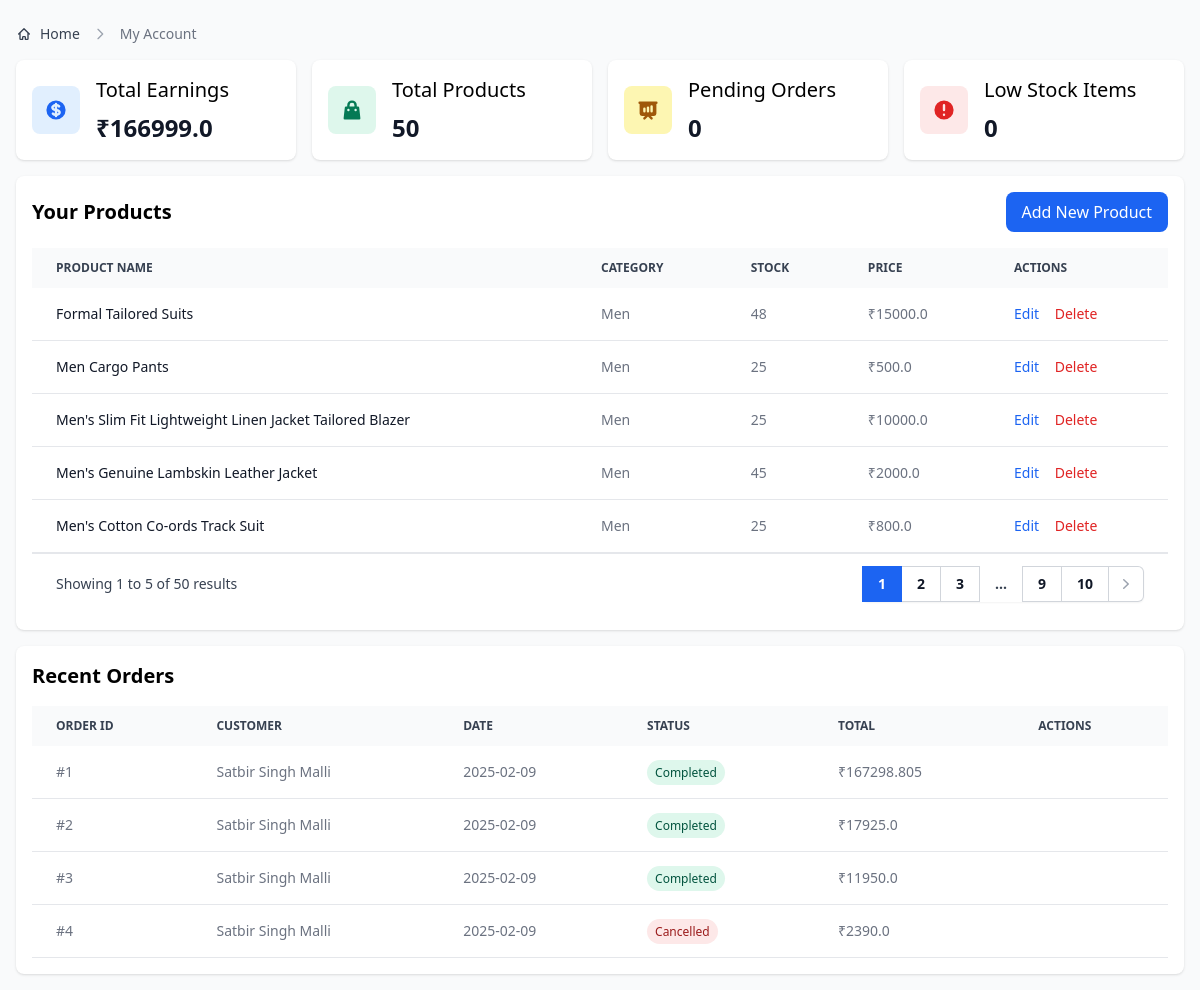
The app's page /seller_dashboard (signed in), older data.
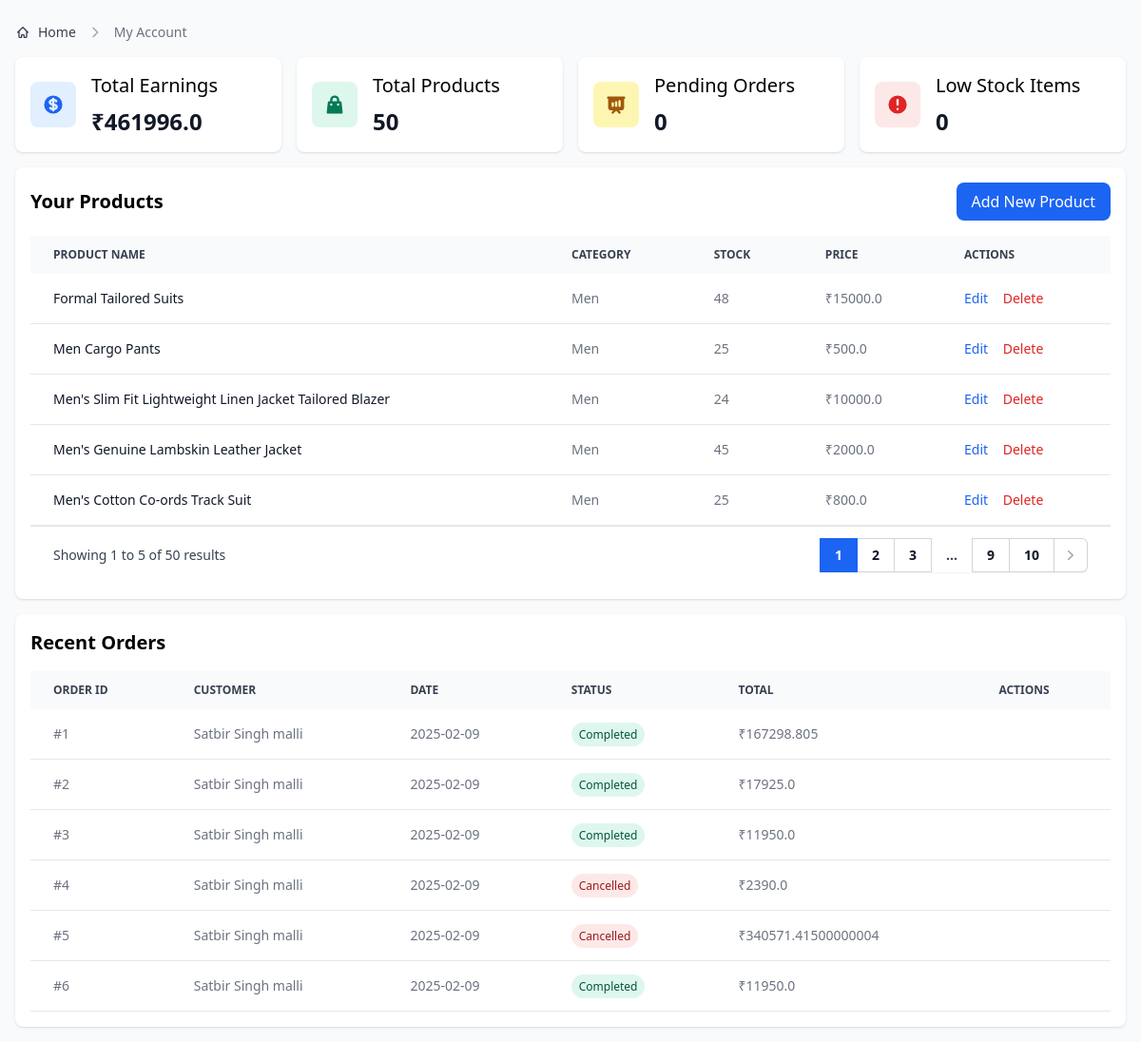
The same page, newer data.
### app.py (models this page shows)
class UserDatabase(db.Model, UserMixin):
    __tablename__ = "user_database"  # Explicit table name
    id = db.Column(db.Integer, primary_key=True)
    first_name = db.Column(db.String(150), nullable=False)
    last_name = db.Column(db.String(150), nullable=False)
    phone_number = db.Column(db.String(10), nullable=False)
    address = db.Column(db.String(150), nullable=False)
    email = db.Column(db.String(150), nullable=False, unique=True)
    password = db.Column(db.String(150), nullable=False)
    is_seller = db.Column(db.Boolean, default=False)
    is_admin = db.Column(db.Boolean, default=False)
    is_active = db.Column(db.Boolean, default=True)
    is_banned = db.Column(db.Boolean, default=False)
    created_at = db.Column(db.DateTime, default=datetime.now(timezone("Asia/Kolkata")))
    earning = db.Column(db.Float, default=0)
    cart_items = db.relationship("CartItem", backref="user", lazy=True)
    orders = db.relationship("Order", backref="user", lazy=True)
    reviews = db.relationship("Review", backref="user", lazy=True)

class Product(db.Model):
    __tablename__ = "product"
    id = db.Column(db.Integer, primary_key=True)
    name = db.Column(db.String(200), nullable=False)
    description = db.Column(db.Text, nullable=False)
    price = db.Column(db.Float, nullable=False)
    category = db.Column(db.String(100), nullable=False)
    rating = db.Column(db.Float, default=0)
    stock = db.Column(db.Integer, default=0)
    image = db.Column(db.String(150), nullable=True)
    created_at = db.Column(db.DateTime, default=datetime.now(timezone("Asia/Kolkata")))
    earning = db.Column(db.Float, default=0)
    supplier_id = db.Column(
        db.Integer, db.ForeignKey("user_database.id"), nullable=False
    )
    reviews = db.relationship("Review", backref="product", lazy=True)
    cart_items = db.relationship("CartItem", backref="product", lazy=True)

class Order(db.Model):
    __tablename__ = "order"
    id = db.Column(db.Integer, primary_key=True)
    user_id = db.Column(db.Integer, db.ForeignKey("user_database.id"), nullable=False)
    total_price = db.Column(db.Float, nullable=False)
    status = db.Column(db.String(50), default="Pending")
    created_at = db.Column(
        db.DateTime,
        default=lambda: datetime.now(timezone("Asia/Kolkata")),
        nullable=False,
    )

### app.py (the view)
@app.route("/seller_dashboard")
@login_required
def seller_dashboard():
    if not current_user.is_seller:
        flash("You don't have permission to access the seller dashboard.", "error")
        return redirect(url_for("home"))
    page = request.args.get('page', 1, type=int)
    per_page = 5  # Number of items per page
    products_pagination = Product.query.filter_by(supplier_id=current_user.id)\
        .order_by(Product.created_at.desc())\
        .paginate(page=page, per_page=per_page, error_out=False)
    products = Product.query.filter_by(supplier_id=current_user.id)\
        .order_by(Product.created_at.desc())\
        .all()
    seller_product_ids = [p.id for p in Product.query.filter_by(supplier_id=current_user.id).all()]
    orders = Order.query.join(OrderItem)\
        .filter(OrderItem.product_id.in_(seller_product_ids))\
        .distinct()\
        .all()
    pending_orders = [order for order in orders if order.status == "Pending"]
    low_stock_products = Product.query.filter_by(supplier_id=current_user.id)\
        .filter(Product.stock < 10)\
        .all()
    return render_template(
        "sellers/dashboard.html",
        user=current_user,
        products_pagination=products_pagination,
        products=products,  # Add this for the edit modals
        orders=orders,
        pending_orders=pending_orders,
        low_stock_products=low_stock_products,
    )

### app.py (called while the page is built)
@login_manager.user_loader
def load_user(user_id):
    return UserDatabase.query.get(int(user_id))

@app.context_processor
def inject_cart_data():
    cart_items = []
    cart_count = 0
    if current_user.is_authenticated:
        cart_items = CartItem.query.filter_by(user_id=current_user.id).all()
        cart_count = sum(item.quantity for item in cart_items)
    return dict(cart_items=cart_items, cart_count=cart_count)

@app.context_processor
def inject_cart_data():
    cart_items = []
    cart_count = 0
    if current_user.is_authenticated:
        cart_items = CartItem.query.filter_by(user_id=current_user.id).all()
        cart_count = sum(item.quantity for item in cart_items)
    return dict(cart_items=cart_items, cart_count=cart_count)

### templates/sellers/dashboard.html (shortened to what the changed rows need)
<!DOCTYPE html>
<html lang="en">
  <head>
    <link
      rel="stylesheet"
      href="{{url_for('static',filename='dist/css/output.css')}}"
    />
  </head>
  <body class="bg-gray-50">
    <div class="p-4 pt-6">
      <div class="grid grid-cols-1 sm:grid-cols-2 lg:grid-cols-4 gap-4 mb-4">
        <div class="bg-white rounded-lg shadow p-4">
          <div class="flex items-center">
            <div class="ml-4">
              <h3 class="mb-2 text-xl font-medium">Total Earnings</h3>
              <p class="text-2xl font-semibold text-gray-900">
                ₹{{user.earning}}
              </p>
            </div>
          </div>
        </div>
      </div>
      <div id="products" class="bg-white rounded-lg shadow p-4 mb-4">
        <div class="flex justify-between items-center mb-4">
          <h2 class="text-xl font-bold">Your Products</h2>
        </div>
        <div class="relative overflow-x-auto">
          <table class="w-full text-sm text-left text-gray-500">
            <thead class="text-xs text-gray-700 uppercase bg-gray-50">
              <tr>
                <th scope="col" class="px-6 py-3">Product name</th>
                <th scope="col" class="px-6 py-3">Category</th>
                <th scope="col" class="px-6 py-3">Stock</th>
                <th scope="col" class="px-6 py-3">Price</th>
                <th scope="col" class="px-6 py-3">Actions</th>
              </tr>
            </thead>
            <tbody>
              {% for product in products_pagination.items %}
              <tr class="bg-white border-b">
                <td
                  class="px-6 py-4 font-medium text-gray-900 whitespace-nowrap"
                >
                  {{product.name}}
                </td>
                <td class="px-6 py-4">{{product.category}}</td>
                <td class="px-6 py-4">{{product.stock}}</td>
                <td class="px-6 py-4">₹{{product.price}}</td>
                <td class="px-6 py-4">
                  <button
                    data-modal-target="edit-product-modal-{{product.id}}"
                    data-modal-toggle="edit-product-modal-{{product.id}}"
                    class="font-medium text-blue-600 hover:underline"
                  >
                    Edit
                  </button>
                  <button
                    onclick="deleteProduct('{{product.id}}')"
                    class="font-medium text-red-600 hover:underline ml-3"
                  >
                    Delete
                  </button>
                </td>
              </tr>
              {% endfor %}
            </tbody>
          </table>
          {% if products_pagination.pages > 1 %}
          <div class="flex items-center justify-between border-t border-gray-200 bg-white px-4 py-3 sm:px-6">
            <div class="hidden sm:flex sm:flex-1 sm:items-center sm:justify-between">
              <div>
                <nav class="isolate inline-flex -space-x-px rounded-md shadow-sm" aria-label="Pagination">
                  {% for page_num in products_pagination.iter_pages(left_edge=2, left_current=2, right_current=2, right_edge=2) %}
                    {% if page_num %}
                      {% if products_pagination.page == page_num %}
                      <span class="relative z-10 inline-flex items-center bg-blue-600 px-4 py-2 text-sm font-semibold text-white focus:z-20 focus-visible:outline focus-visible:outline-2 focus-visible:outline-offset-2 focus-visible:outline-blue-600">
                        {{ page_num }}
                      </span>
                      {% else %}
                      <a href="{{ url_for('seller_dashboard', page=page_num) }}"
                         class="relative inline-flex items-center px-4 py-2 text-sm font-semibold text-gray-900 ring-1 ring-inset ring-gray-300 hover:bg-gray-50 focus:z-20 focus:outline-offset-0">
                        {{ page_num }}
                      </a>
                      {% endif %}
                    {% else %}
                      <span class="relative inline-flex items-center px-4 py-2 text-sm font-semibold text-gray-700">...</span>
                    {% endif %}
                  {% endfor %}
                  {% if products_pagination.has_next %}
                  <a href="{{ url_for('seller_dashboard', page=products_pagination.next_num) }}"
                     class="relative inline-flex items-center rounded-r-md px-2 py-2 text-gray-400 ring-1 ring-inset ring-gray-300 hover:bg-gray-50 focus:z-20 focus:outline-offset-0">
                    <svg class="h-5 w-5" viewBox="0 0 20 20" fill="currentColor" aria-hidden="true">
                      <path fill-rule="evenodd" d="M7.21 14.77a.75.75 0 01.02-1.06L11.168 10 7.23 6.29a.75.75 0 111.04-1.08l4.5 4.25a.75.75 0 010 1.08l-4.5 4.25a.75.75 0 01-1.06-.02z" clip-rule="evenodd" />
                    </svg>
                  </a>
                  {% endif %}
                </nav>
              </div>
            </div>
          </div>
          {% endif %}
        </div>
      </div>
      <div id="orders" class="bg-white rounded-lg shadow p-4">
        <h2 class="text-xl font-bold mb-4">Recent Orders</h2>
        <div class="relative overflow-x-auto">
          <table class="w-full text-sm text-left text-gray-500">
            <thead class="text-xs text-gray-700 uppercase bg-gray-50">
              <tr>
                <th scope="col" class="px-6 py-3">Order ID</th>
                <th scope="col" class="px-6 py-3">Customer</th>
                <th scope="col" class="px-6 py-3">Date</th>
                <th scope="col" class="px-6 py-3">Status</th>
                <th scope="col" class="px-6 py-3">Total</th>
                <th scope="col" class="px-6 py-3">Actions</th>
              </tr>
            </thead>
            <tbody>
              {% for order in orders %}
              <tr class="bg-white border-b">
                <td class="px-6 py-4">#{{order.id}}</td>
                <td class="px-6 py-4">
                  {{order.user.first_name}} {{order.user.last_name}}
                </td>
                <td class="px-6 py-4">
                  {{order.created_at.strftime('%Y-%m-%d')}}
                </td>
                <td class="px-6 py-4">
                  <span
                    class="px-2 py-1 rounded-full text-xs {% if order.status == 'Pending' %}bg-yellow-100 text-yellow-800 {% elif order.status == 'Completed' %}bg-green-100 text-green-800 {% elif order.status == 'Cancelled' %}bg-red-100 text-red-800 {% endif %}"
                  >
                    {{order.status}}
                  </span>
                </td>
                <td class="px-6 py-4">₹{{order.total_price}}</td>
                <td class="px-6 py-4">
                </td>
              </tr>
              {% endfor %}
            </tbody>
          </table>
        </div>
      </div>
    </div>
  </body>
</html>

Row changes from the older to the newer data that the page shows:
changed UserDatabase: earning "166999.0" → "461996.0"
changed Product "Men's Slim Fit Lightweight Linen Jacket Tailored Blazer": stock "25" → "24"
changed through a linked row, Order id 1: user.last_name "Malli" → "malli"
changed through a linked row, Order id 2: user.last_name "Malli" → "malli"
changed through a linked row, Order id 3: user.last_name "Malli" → "malli"
changed through a linked row, Order id 4: user.last_name "Malli" → "malli"
added Order: id "5", user.first_name "Satbir Singh", user.last_name "malli", created_at "2025-02-09", status "Cancelled", total_price "340571.41500000004"
added Order: id "6", user.first_name "Satbir Singh", user.last_name "malli", created_at "2025-02-09", status "Completed", total_price "11950.0"
